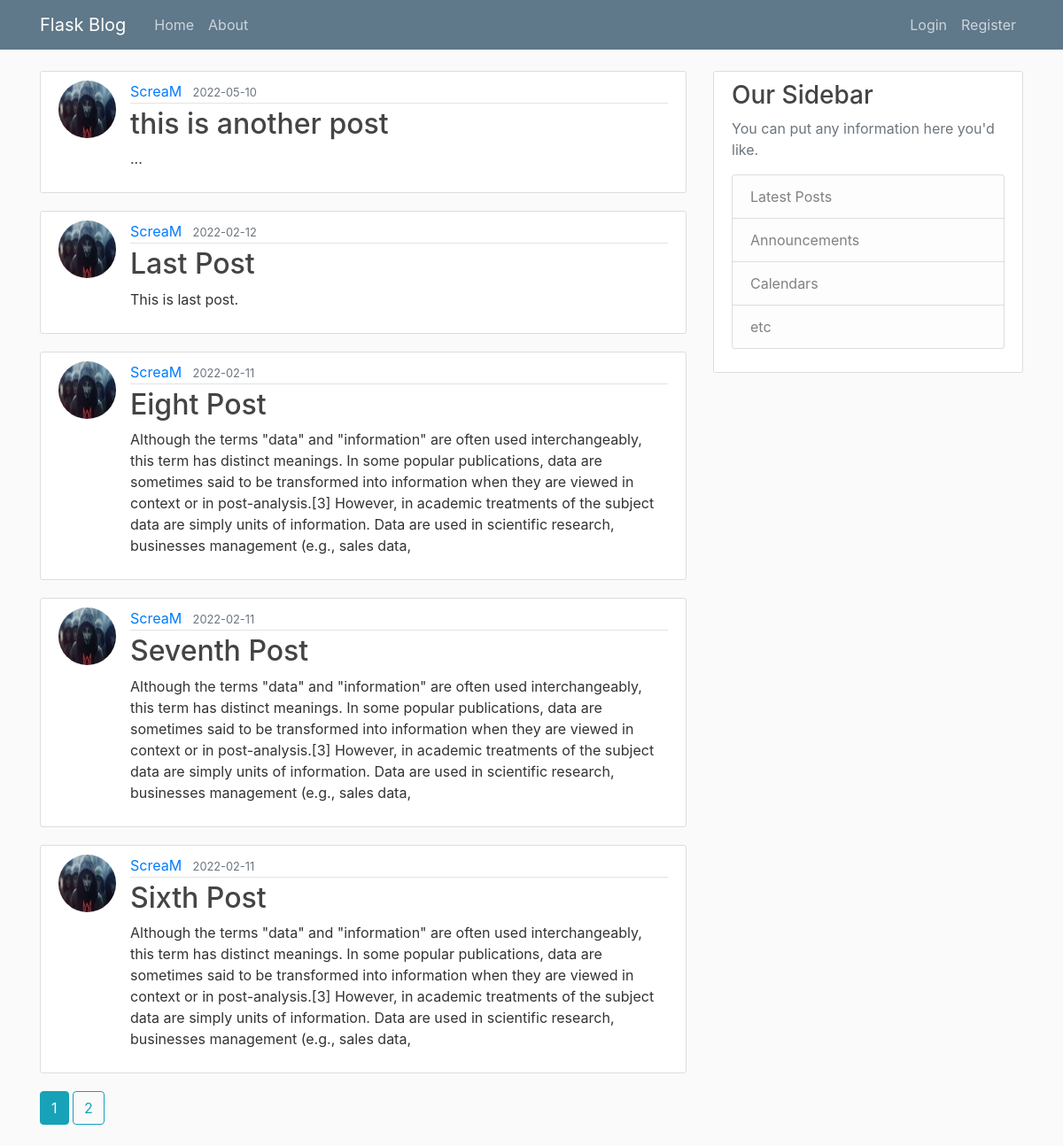
The page /home on the database its author committed.
### flaskblog/models.py (models this page shows, shortened)
class Post(db.Model):
    id = db.Column(db.Integer, primary_key=True)
    title = db.Column(db.String(100), nullable=False)
    date_posted = db.Column(db.DateTime, nullable=False, default=datetime.utcnow)
    content = db.Column(db.Text, nullable=False)
    user_id = db.Column(db.Integer, db.ForeignKey('user.id'), nullable=False)                       # This user_id(int Post table) has the id of the user(from User table) inside foreign key

class User(db.Model, UserMixin):                                                                    #This class(db model) creates an table inside database
    id = db.Column(db.Integer, primary_key=True)                                                    #By default the table name is lowercase of class(user) but we can change it if we want to.
    username = db.Column(db.String(20), unique=True, nullable=False)                                #These are the columns of the table.
    email = db.Column(db.String(120), unique=True, nullable=False)
    image_file = db.Column(db.String(20), nullable=False, default='default.jpg')
    password = db.Column(db.String(60), nullable=False)
    posts = db.relationship('Post', backref='author', lazy=True)                                    #Used to create one-many relationships.

### flaskblog/routes.py (the view)
@app.route("/")
@app.route("/home")
def home():
    page = request.args.get('page',1,type=int)                                                                                                  # page number should be compulasary an int.
    posts = Post.query.order_by(Post.date_posted.desc()).paginate(page=page, per_page=5)                                                        # Order by helps to print the latest post at first(Remember all this features are given by SQLAlchemy including pagination.) # There is a special method if we want to paginate our website.
    return render_template('home.html', posts=posts)

### flaskblog/templates/home.html (shortened to what this page needs)
{% extends "layout.html" %}
{% block content %}
    {% for post in posts.items %}
        <article class="media content-section">
          <img class="rounded-circle article-img" src="{{ url_for('static', filename='profile_pics/'+post.author.image_file) }}" >
          <div class="media-body">
            <div class="article-metadata">
              <a class="mr-2" href="{{ url_for('user_posts', username = post.author.username) }}">{{ post.author.username }}</a>
              <small class="text-muted">{{ post.date_posted.strftime('%Y-%m-%d') }}</small>
            </div>
            <h2><a class="article-title" href="{{ url_for('post', post_id=post.id) }}">{{ post.title }}</a></h2>
            <p class="article-content">{{ post.content }}</p>
          </div>
        </article>
    {% endfor %}
    {% for page_num in posts.iter_pages(left_edge=1, right_edge=1, left_current=1, right_current=2) %}
        {% if page_num %}
          {% if posts.page == page_num %}
            <a class="btn btn-info mb-4" href="{{ url_for('home', page=page_num) }}"> {{ page_num }} </a>
          {% else %}
            <a class="btn btn-outline-info mb-4" href="{{ url_for('home', page=page_num) }}"> {{ page_num }} </a>
          {% endif %}
        {% endif %}
    {% endfor %}
{% endblock content %}

### flaskblog/templates/layout.html (shortened to what this page needs)
<!DOCTYPE html>
<html>
<head>
    <link rel="stylesheet" href="https://maxcdn.bootstrapcdn.com/bootstrap/4.0.0/css/bootstrap.min.css">
    <link rel="stylesheet" type="text/css" href="{{ url_for('static', filename='main.css') }}">
</head>
<body>
    <header class="site-header">
      <nav class="navbar navbar-expand-md navbar-dark bg-steel fixed-top">
        <div class="container">
          <a class="navbar-brand mr-4" href="/">Flask Blog</a>
          <div class="collapse navbar-collapse" id="navbarToggle">
            <div class="navbar-nav mr-auto">
              <a class="nav-item nav-link" href="{{ url_for('home') }}">Home</a>
              <a class="nav-item nav-link" href="{{ url_for('about') }}">About</a>
            </div>
            <div class="navbar-nav">
              {% if current_user.is_authenticated %}
                <a class="nav-item nav-link" href="{{ url_for('new_post') }}">New Post</a>
                <a class="nav-item nav-link" href="{{ url_for('account') }}">Account</a>
                <a class="nav-item nav-link" href="{{ url_for('logout') }}">Logout</a>
              {% else %}
                <a class="nav-item nav-link" href="{{ url_for('login') }}">Login</a>
                <a class="nav-item nav-link" href="{{ url_for('register') }}">Register</a>
              {% endif %}
            </div>
          </div>
        </div>
      </nav>
    </header>
    <main role="main" class="container">
      <div class="row">
        <div class="col-md-8">
          {% block content %}{% endblock %}
        </div>
        <div class="col-md-4">
          <div class="content-section">
            <h3>Our Sidebar</h3>
            <p class='text-muted'>You can put any information here you'd like.
              <ul class="list-group">
                <li class="list-group-item list-group-item-light">Latest Posts</li>
                <li class="list-group-item list-group-item-light">Announcements</li>
                <li class="list-group-item list-group-item-light">Calendars</li>
                <li class="list-group-item list-group-item-light">etc</li>
              </ul>
            </p>
          </div>
        </div>
      </div>
    </main>
</body>
</html>

### flaskblog/static/main.css (style rules this page uses)
body { background: #fafafa; color: #333333; margin-top: 5rem; }
h1, h2, h3, h4, h5, h6 { color: #444444; }
.bg-steel { background-color: #5f788a; }
.site-header .navbar-nav .nav-link { color: #cbd5db; }
.content-section { background: #ffffff; padding: 10px 20px; border: 1px solid #dddddd; border-radius: 3px; margin-bottom: 20px; }
.article-title { color: #444444; }
.article-content { white-space: pre-line; }
.article-img { height: 65px; width: 65px; margin-right: 16px; }
.article-metadata { padding-bottom: 1px; margin-bottom: 4px; border-bottom: 1px solid #e3e3e3 }

### rows shown on the page
Post: image_file (picture), author.username "ScreaM", date_posted "2022-05-10", title "this is another post", content "..."
Post: image_file (picture), author.username "ScreaM", date_posted "2022-02-12", title "Last Post", content "This is last post."
Post: image_file (picture), author.username "ScreaM", date_posted "2022-02-11", title "Eight Post", content "Although the terms \"data\" and \"information\" are often used interchangeably, this term has distinct meanings. In some popular publications, data are sometimes said to be transformed into information when they are viewed in context or in post-analysis.[3] However, in academic treatments of the subject data are simply units of information. Data are used in scientific research, businesses management (e.g., sales data,"
Post: image_file (picture), author.username "ScreaM", date_posted "2022-02-11", title "Seventh Post", content "Although the terms \"data\" and \"information\" are often used interchangeably, this term has distinct meanings. In some popular publications, data are sometimes said to be transformed into information when they are viewed in context or in post-analysis.[3] However, in academic treatments of the subject data are simply units of information. Data are used in scientific research, businesses management (e.g., sales data,"
Post: image_file (picture), author.username "ScreaM", date_posted "2022-02-11", title "Sixth Post", content "Although the terms \"data\" and \"information\" are often used interchangeably, this term has distinct meanings. In some popular publications, data are sometimes said to be transformed into information when they are viewed in context or in post-analysis.[3] However, in academic treatments of the subject data are simply units of information. Data are used in scientific research, businesses management (e.g., sales data,"

### other values the page prints
{{ page_num }} "1"
{{ page_num }} "2"
